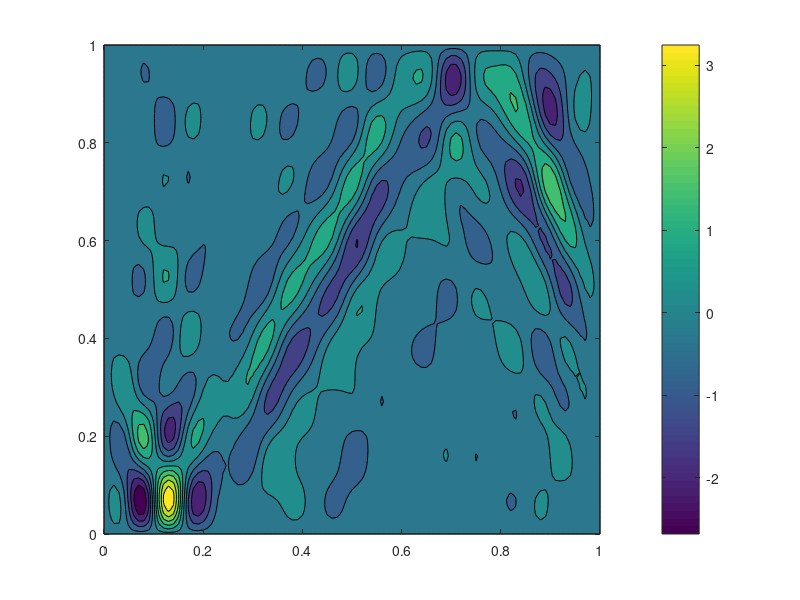

Source code (MATLAB):
% script computes the same thing as rossby_wave, but added in the ability
% to plot the actual contours we get from the solution (so a sum of the
% normal modes). we can also include the time-independent Stommel solution
% this is just a test of the timestepping of the rossby wave equation. I'm
% using the analytical solution given in Carl's paper that includes **no
% forcing**, so all results depend on the initial condition. We assume a
% square domain with side length L, and psi is zero along all boundaries. 

% The analytical solution is given by 
%
%  psi(x, y, t) = sum_m sum_n exp(-i sigma_{nm} t) exp(- i beta x/
%                  sigma_{nm}) sin(n pi x) sin(m pi y)
%
% where
%           beta - parameter from the beta-plane approximation for the
%           coriolis force
%           sigma_{nm} - dispersion relation

% we non-dimensionalize the Rossby wave equation so that beta is one and L
% is one.

% We then have the equation for sigma_{nm}:
%        
%  sigma_{nm} = beta / ( 2 (m^2 pi^2 + n^2 pi^2)^(1/2) )
%

dt = 29;
L = 1; 
beta = 1;
f0 = 1e-4;
T = 10;

% deciding which modes to keep
n = 3:5;
m = 4:9;

dx = .01; dy = .01;

% not sure if we actually need to keep this function
f = @(y) f0 + beta * y;

x = 0:dx:L; y = 0:dy:L;
nx = length(x); ny = length(y);
[X, Y] = meshgrid(x,y);

psi = zeros(nx, ny);

N = length(n); M = length(m);
[Nn,Mm] = meshgrid(n',m');  

sigma_nm = beta * L ./ ( 2 * pi * sqrt(Nn.^2 + Mm.^2) );

% with no dissipation
A = diag( exp(-1i * sigma_nm(:) * dt ) );

state = ones(M*N,1);
mode_coeff = zeros(M*N,T);

b = 1/553;
for j = 1:T
    
    % uncomment to add numerical dissipation
    A = exp(-b * j * 1/0.29) .* A;
    
    state = A * state;
    mode_coeff(:,j) = state;
    
end

% now we use the computed coefficients to find the contour plot of the
% rossby wave 

vec_sigma_nm = sigma_nm(:);
vec_n = Nn(:);
vec_m = Mm(:);

for j = 1:M*N
        
        % no Stommel solution
        
        psi = psi + mode_coeff(j, T) .* exp(-1i .* X ./ vec_sigma_nm(j) ) ...
            .* sin(vec_n(j) .* pi .* X) .* sin(vec_m(j) .* pi .* Y);
        
        % with the added stommel solution
        
%         psi = psi + mode_coeff(j, T) .* exp(-1i .* X ./ vec_sigma_nm(j) ) ...
%             .* sin(vec_n(j) .* pi .* X) .* sin(vec_m(j) .* pi .* Y) ...
%             + exp(-X) .* sin(pi .* Y) + (X - 1).* sin(pi .* Y);
        

end

contourf(x, y, real(psi))
colorbar
